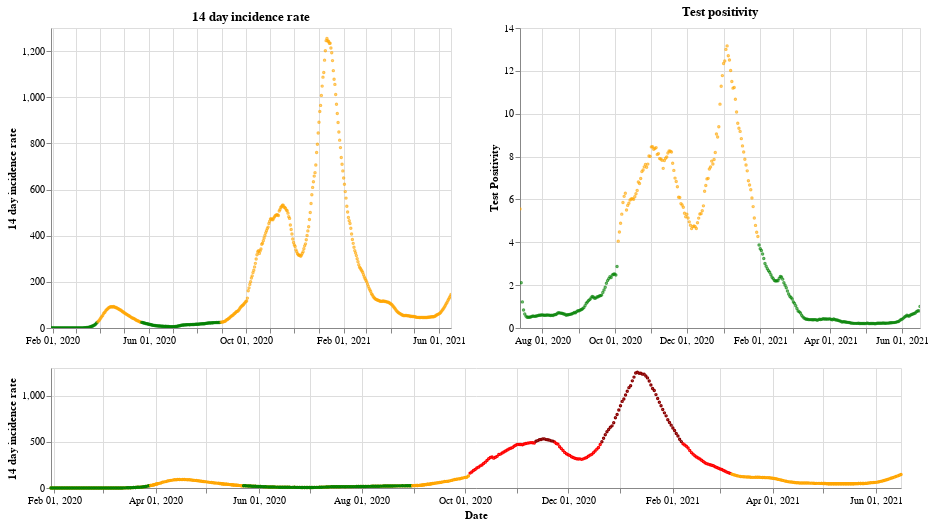

Notebook code cell kept with this figure:
### Markdown cell above
## England

### Code cell
plot_traffic_light('England')

### Figure 1 — Vega-Lite specification as saved in the notebook (floating-point values rounded to 4 significant figures; data arrays with more than 128 entries replaced by an {"elided": "..."} marker saying what was removed)
{"config": {"view": {"continuousWidth": 400, "continuousHeight": 300}}, "vconcat": [{"hconcat": [{"mark": {"type": "point", "size": 2}, "encoding": {"color": {"condition": {"value": "green", "test": "(datum.twoWeeklyCasesRate <= 25)"}, "value": "orange"}, "tooltip": [{"type": "nominal", "field": "areaName"}, {"type": "temporal", "field": "date"}, {"type": "quantitative", "field": "twoWeeklyCasesRate"}, {"type": "quantitative", "field": "testPositivity"}], "x": {"type": "temporal", "axis": {"title": ""}, "field": "date", "scale": {"domain": {"selection": "DateBrush"}}, "timeUnit": "yearmonthdate"}, "y": {"type": "quantitative", "axis": {"title": "14 day incidence rate"}, "field": "twoWeeklyCasesRate"}}, "title": "14 day incidence rate", "width": 400}, {"mark": {"type": "point", "size": 2}, "encoding": {"color": {"condition": {"value": "green", "test": "(datum.testPositivity <= 4)"}, "value": "orange"}, "tooltip": [{"type": "nominal", "field": "areaName"}, {"type": "temporal", "field": "date"}, {"type": "quantitative", "field": "twoWeeklyCasesRate"}, {"type": "quantitative", "field": "testPositivity"}], "x": {"type": "temporal", "axis": {"title": ""}, "field": "date", "scale": {"domain": {"selection": "DateBrush"}}, "timeUnit": "yearmonthdate"}, "y": {"type": "quantitative", "axis": {"title": "Test Positivity"}, "field": "testPositivity"}}, "title": "Test positivity", "width": 400}]}, {"layer": [{"mark": {"type": "point", "size": 2}, "encoding": {"color": {"condition": {"value": "orange", "test": "((50 && datum.twoWeeklyCasesRate) < 150)"}, "value": "red"}, "opacity": {"condition": {"value": 1, "test": "((50 && datum.twoWeeklyCasesRate) < 500)"}, "value": 0}, "tooltip": [{"type": "nominal", "field": "areaName"}, {"type": "temporal", "field": "date"}, {"type": "quantitative", "field": "twoWeeklyCasesRate"}, {"type": "quantitative", "field": "testPositivity"}], "x": {"type": "temporal", "axis": {"title": "Date"}, "field": "date", "timeUnit": "yearmonthdate"}, "y": {"type": "quantitative", "axis": {"title": "14 day incidence rate"}, "field": "twoWeeklyCasesRate"}}, "selection": {"DateBrush": {"type": "interval", "encodings": ["x"], "fields": ["Time"]}}, "width": 850}, {"mark": {"type": "point", "size": 2}, "encoding": {"color": {"value": "darkred"}, "opacity": {"condition": {"value": 1, "test": "(datum.twoWeeklyCasesRate >= 500)"}, "value": 0}, "tooltip": [{"type": "nominal", "field": "areaName"}, {"type": "temporal", "field": "date"}, {"type": "quantitative", "field": "twoWeeklyCasesRate"}, {"type": "quantitative", "field": "testPositivity"}], "x": {"type": "temporal", "axis": {"title": "Date"}, "field": "date", "timeUnit": "yearmonthdate"}, "y": {"type": "quantitative", "axis": {"title": "14 day incidence rate"}, "field": "twoWeeklyCasesRate"}}, "width": 400}, {"mark": {"type": "point", "size": 2}, "encoding": {"color": {"condition": {"value": "green", "test": "((4 && datum.twoWeeklyCasesRate) < 25)"}, "value": "orange"}, "opacity": {"condition": {"value": 1, "test": "(datum.twoWeeklyCasesRate < 50)"}, "value": 0}, "tooltip": [{"type": "nominal", "field": "areaName"}, {"type": "temporal", "field": "date"}, {"type": "quantitative", "field": "twoWeeklyCasesRate"}, {"type": "quantitative", "field": "testPositivity"}], "x": {"type": "temporal", "axis": {"title": "Date"}, "field": "date", "timeUnit": "yearmonthdate"}, "y": {"type": "quantitative", "axis": {"title": "14 day incidence rate"}, "field": "twoWeeklyCasesRate"}}, "width": 400}], "height": 120, "width": 800}], "data": {"name": "data-cae8ae7b8240eedc0b2989a7251c4b05"}, "$schema": "https://vega.github.io/schema/vega-lite/v4.8.1.json", "datasets": {"data-cae8ae7b8240eedc0b2989a7251c4b05": {"elided": "504 records"}}}
